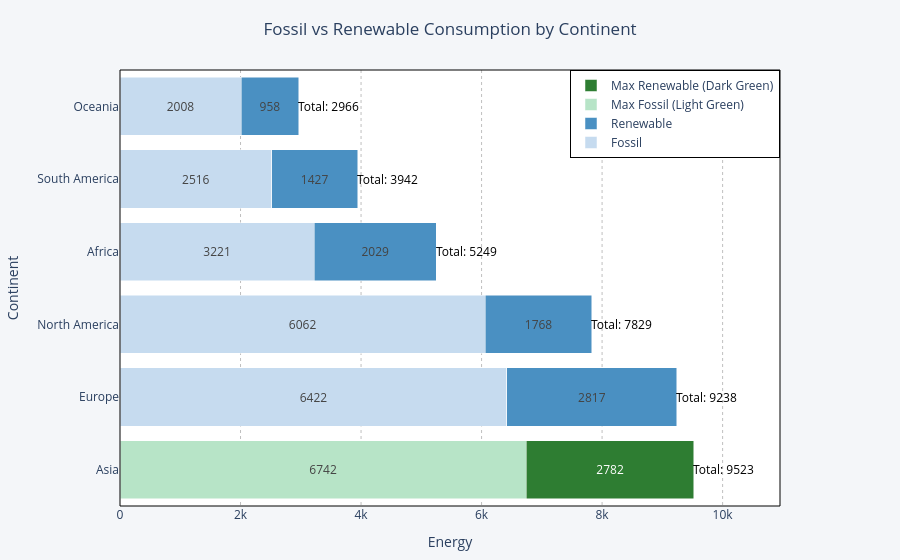

Notebook source saved alongside this figure:
### Code cell
import plotly.graph_objects as go

def function_chart4():

    
    df_grouped['fossil'] = df_grouped['fossil'].fillna(0)
    df_grouped['renewable'] = df_grouped['renewable'].fillna(0)

    # total
    df_grouped['total'] = df_grouped['fossil'] + df_grouped['renewable']

    
    df_sorted = df_grouped.sort_values(by='total', ascending=True).reset_index(drop=True)

    
    max_idx = df_sorted['total'].idxmax()

    
    fossil_colors = ['#c6dbef'] * len(df_sorted)
    fossil_colors[max_idx] = '#b7e4c7'   # light green

    
    renewable_colors = ['#4a90c2'] * len(df_sorted)
    renewable_colors[max_idx] = '#2e7d32'  # dark green

    fig = go.Figure()

    # Fossil
    fig.add_bar(
        y=df_sorted['continent'],
        x=df_sorted['fossil'],
        name='Fossil',
        orientation='h',
        marker=dict(color=fossil_colors),
        text=df_sorted['fossil'].round(0),
        textposition='inside',
        insidetextanchor='middle'
    )

    # Renewable
    fig.add_bar(
        y=df_sorted['continent'],
        x=df_sorted['renewable'],
        name='Renewable',
        orientation='h',
        marker=dict(color=renewable_colors),
        text=df_sorted['renewable'].round(0),
        textposition='inside',
        insidetextanchor='middle'
    )

    # 🔥 Legend explanation (dummy traces)
    fig.add_trace(go.Bar(
        x=[None],
        y=[None],
        name='Max Fossil (Light Green)',
        marker=dict(color='#b7e4c7'),
        showlegend=True
    ))

    fig.add_trace(go.Bar(
        x=[None],
        y=[None],
        name='Max Renewable (Dark Green)',
        marker=dict(color='#2e7d32'),
        showlegend=True
    ))

    # Total labels
    for i in range(len(df_sorted)):
        fig.add_annotation(
            x=df_sorted['total'].iloc[i],
            y=df_sorted['continent'].iloc[i],
            text="Total: " + str(int(df_sorted['total'].iloc[i])),
            showarrow=False,
            xshift=30,
            font=dict(color="black")
        )

    # Layout
    fig.update_layout(
        barmode='stack',

        title={
            'text': "Fossil vs Renewable Consumption by Continent",
            'x': 0.5,
            'xanchor': 'center'
        },

        xaxis_title="Energy",
        yaxis_title="Continent",

        template="plotly_white",
        paper_bgcolor="#f4f6f9",
        plot_bgcolor="white",

        margin=dict(l=40, r=120, t=70, b=40),

        legend=dict(
            x=1,
            y=1,
            xanchor="right",
            yanchor="top",
            bgcolor="white",
            bordercolor="black",
            borderwidth=1
        ),

        shapes=[
            dict(
                type="rect",
                xref="paper",
                yref="paper",
                x0=0, y0=0,
                x1=1, y1=1,
                line=dict(color="black", width=1)
            )
        ],

        xaxis=dict(
            showgrid=True,
            gridcolor="rgba(0,0,0,0.25)",
            griddash="dot",
            gridwidth=1
        ),

        yaxis=dict(showgrid=False)
    )

    fig.update_yaxes(autorange="reversed")
    fig.update_xaxes(range=[0, df_sorted['total'].max() * 1.15])

    return fig


fig = function_chart4()
fig.show()

### Figure 1 — Plotly figure (JSON) as saved in the notebook; plotly's stock layout.template omitted (floating-point values rounded to 4 significant figures)
{"data": [{"insidetextanchor": "middle", "marker": {"color": ["#c6dbef", "#c6dbef", "#c6dbef", "#c6dbef", "#c6dbef", "#b7e4c7"]}, "name": "Fossil", "orientation": "h", "text": [2008.0, 2516.0, 3221.0, 6062.0, 6422.0, 6742.0], "textposition": "inside", "type": "bar", "x": [2008.0, 2516.0, 3221.0, 6062.0, 6422.0, 6742.0], "y": ["Oceania", "South America", "Africa", "North America", "Europe", "Asia"]}, {"insidetextanchor": "middle", "marker": {"color": ["#4a90c2", "#4a90c2", "#4a90c2", "#4a90c2", "#4a90c2", "#2e7d32"]}, "name": "Renewable", "orientation": "h", "text": [958.0, 1427.0, 2029.0, 1768.0, 2817.0, 2782.0], "textposition": "inside", "type": "bar", "x": [958.3, 1427.0, 2029.0, 1768.0, 2817.0, 2782.0], "y": ["Oceania", "South America", "Africa", "North America", "Europe", "Asia"]}, {"marker": {"color": "#b7e4c7"}, "name": "Max Fossil (Light Green)", "showlegend": true, "type": "bar", "x": [null], "y": [null]}, {"marker": {"color": "#2e7d32"}, "name": "Max Renewable (Dark Green)", "showlegend": true, "type": "bar", "x": [null], "y": [null]}], "layout": {"annotations": [{"font": {"color": "black"}, "showarrow": false, "text": "Total: 2966", "x": 2966.0, "xshift": 30, "y": "Oceania"}, {"font": {"color": "black"}, "showarrow": false, "text": "Total: 3942", "x": 3942.0, "xshift": 30, "y": "South America"}, {"font": {"color": "black"}, "showarrow": false, "text": "Total: 5249", "x": 5250.0, "xshift": 30, "y": "Africa"}, {"font": {"color": "black"}, "showarrow": false, "text": "Total: 7829", "x": 7830.0, "xshift": 30, "y": "North America"}, {"font": {"color": "black"}, "showarrow": false, "text": "Total: 9238", "x": 9239.0, "xshift": 30, "y": "Europe"}, {"font": {"color": "black"}, "showarrow": false, "text": "Total: 9523", "x": 9524.0, "xshift": 30, "y": "Asia"}], "barmode": "stack", "legend": {"bgcolor": "white", "bordercolor": "black", "borderwidth": 1, "x": 1, "xanchor": "right", "y": 1, "yanchor": "top"}, "margin": {"b": 40, "l": 40, "r": 120, "t": 70}, "paper_bgcolor": "#f4f6f9", "plot_bgcolor": "white", "shapes": [{"line": {"color": "black", "width": 1}, "type": "rect", "x0": 0, "x1": 1, "xref": "paper", "y0": 0, "y1": 1, "yref": "paper"}], "title": {"text": "Fossil vs Renewable Consumption by Continent", "x": 0.5, "xanchor": "center"}, "xaxis": {"gridcolor": "rgba(0,0,0,0.25)", "griddash": "dot", "gridwidth": 1, "range": [0, 10950.0], "showgrid": true, "title": {"text": "Energy"}}, "yaxis": {"autorange": "reversed", "showgrid": false, "title": {"text": "Continent"}}}}
